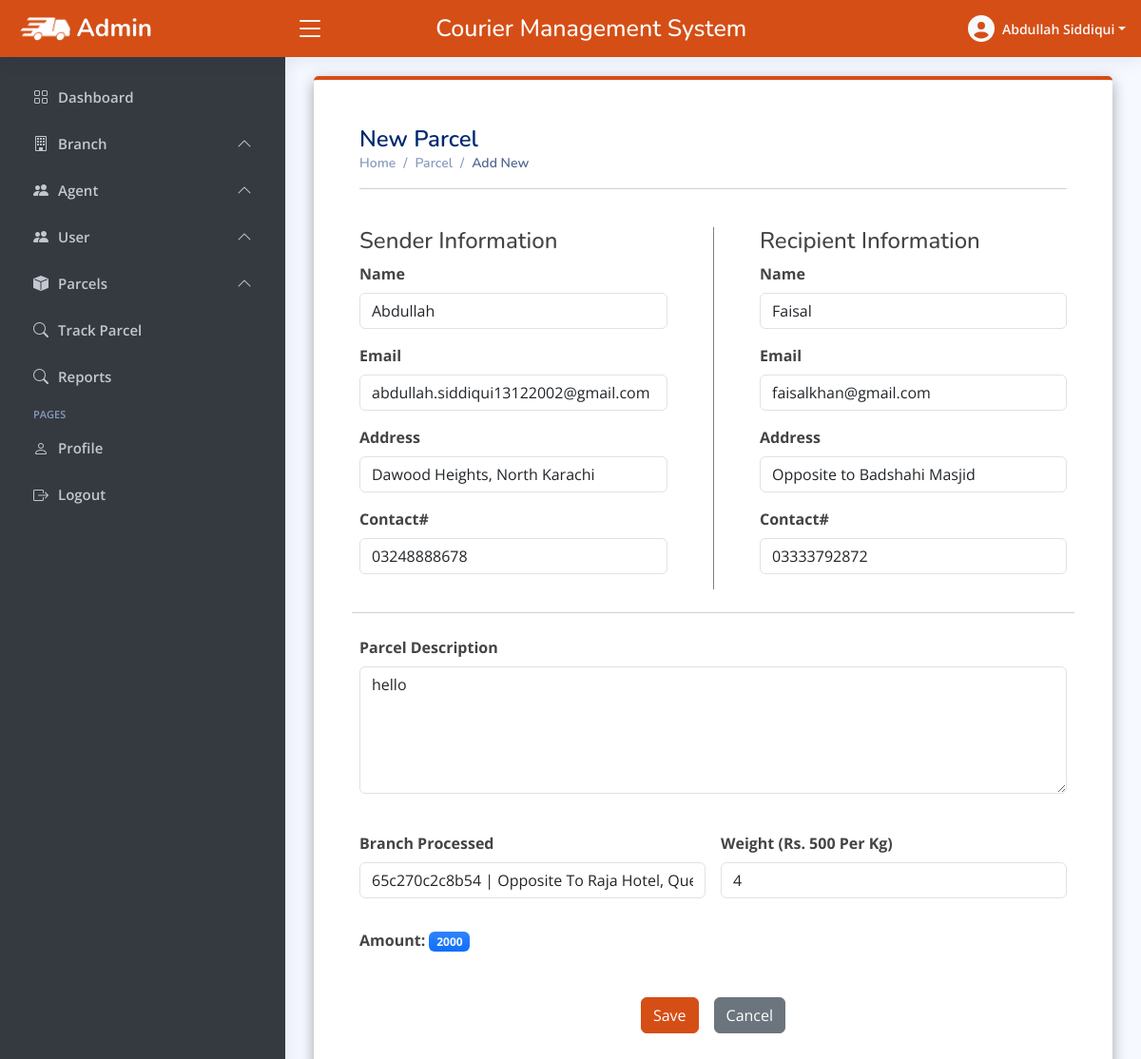
The page /admin/update_parcel.php?parcel_id=49 (signed in) on the database its author committed.
### tables this page shows
CREATE TABLE `parcel` (
  `id` int(30) NOT NULL,
  `tracking_id` varchar(255) NOT NULL,
  `sender_name` varchar(255) NOT NULL,
  `sender_email` varchar(255) NOT NULL,
  `sender_address` text NOT NULL,
  `sender_contact` varchar(255) NOT NULL,
  `recipient_name` varchar(255) NOT NULL,
  `recipient_email` varchar(255) NOT NULL,
  `recipient_address` text NOT NULL,
  `recipient_contact` varchar(255) NOT NULL,
  `parcel_description` text NOT NULL,
  `branch_id` int(11) NOT NULL,
  `agent_id` int(11) NOT NULL,
  `parcel_status` int(11) NOT NULL DEFAULT 1,
  `weight` int(30) NOT NULL,
  `amount` int(30) NOT NULL,
  `date_created` datetime NOT NULL DEFAULT current_timestamp()
);

### admin/update_parcel.php (the view, shortened to what this page needs)
<?php
if(isset($_SESSION['email'])){
    if($_GET['parcel_id']){
        include("header.php");
include("topbar.php");
include("sidebar.php");
require("../include/connection.php");
      $parcel_id=$_GET['parcel_id'];
    $getdata="SELECT * FROM `parcel` WHERE id='$parcel_id';";
    $result=mysqli_query($connection, $getdata) or die("fail to run query");
    if(mysqli_num_rows($result) == 1){
$row=mysqli_fetch_assoc($result);
 $sender_name = $row["sender_name"];
 $sender_email = $row["sender_email"];
 $sender_address = $row["sender_address"];
 $sender_contact = $row["sender_contact"];
 $recipient_name = $row["recipient_name"];
 $recipient_email = $row["recipient_email"];
 $recipient_address = $row["recipient_address"];
 $recipient_contact = $row["recipient_contact"];
 $parcel_description = $row["parcel_description"];
 $branch_id = $row["branch_id"];
 $weight = $row["weight"];
 $amount = $row["amount"];
      ?>
      <head>
  </head>
<main id="main" class="main">
<section class="p-5" style="background-color: white; border-top: 4px solid #D54E16; border-radius: 5px; box-shadow: rgba(0, 0, 0, 0.35) 0px 5px 15px;">
<div class="pagetitle">
  <h1>New Parcel</h1>
  <nav>
    <ol class="breadcrumb">
      <li class="breadcrumb-item"><a href="index.html">Home</a></li>
      <li class="breadcrumb-item">Parcel</li>
      <li class="breadcrumb-item active">Add New</li>
    </ol>
  </nav>
  <hr>
</div>
<section class="section my-5">
  <form class="row g-3"  method="post" action="update_parceldata.php">
    <div class="col-md-6 my-2 pe-5">
      <h4>Sender Information</h4>
      <label for="sender_name" class="form-label">Name</label>
      <input type="text" name="sender_name" class="form-control mb-3" value="<?php echo $sender_name ?>" >
      <label for="sender_email" class="form-label">Email</label>
      <input type="text" name="sender_email" class="form-control mb-3" value="<?php echo $sender_email ?>" >
      <label for="sender_address" class="form-label">Address</label>
      <input type="text" name="sender_address" class="form-control mb-3" value="<?php echo $sender_address ?>" >
      <label for="sender_contact" class="form-label">Contact#</label>
      <input type="text" name="sender_contact" class="form-control mb-3" value="<?php echo $sender_contact ?>" >
    </div>
    <div class="col-md-6 my-2 ps-5" style="border-left: 1px solid gray;">
      <h4>Recipient Information</h4>
      <label for="recipient_name" class="form-label">Name</label>
      <input type="text" name="recipient_name" class="form-control  mb-3" value="<?php echo $recipient_name ?>" >
      <label for="recipient_email" class="form-label">Email</label>
      <input type="text" name="recipient_email" class="form-control mb-3" value="<?php echo $recipient_email ?>" >
      <label for="recipient_address" class="form-label">Address</label>
      <input type="text" name="recipient_address" class="form-control  mb-3" value="<?php echo $recipient_address ?>" >
      <label for="recipient_contact" class="form-label">Contact#</label>
      <input type="text" name="recipient_contact" class="form-control  mb-3" value="<?php echo $recipient_contact ?>" >
    </div>
    <hr>
    <div class="col-md-12 my-2">
      <label for="parcel_description" class="form-label">Parcel Description</label>
      <textarea class="form-control mb-3" name="parcel_description" rows="5" placeholder="Enter parcel description" ><?php echo  $parcel_description ?></textarea>
    </div>
    <div class="col-md-6">
            <label for="" class="form-label">Branch Processed</label>
            <select name="branch_id" id="" class="form-control select2" >
            <?php
                    $read_updateid = "SELECT *,concat(street,', ',city,', ',state,', ',zip_code,', ',country) as address FROM branches where id = '$branch_id';";
                    $result_updateid = mysqli_query($connection,$read_updateid);
                    if($result_updateid){
                       if(mysqli_num_rows($result_updateid) > 0){
                         while($row_updateid = mysqli_fetch_assoc($result_updateid)){
                            echo "<option value=".$row_updateid['id'].">".$row_updateid['branch_code']." | ".(ucwords($row_updateid['address']))."</option>";
                         }
                       }
                   }
                    ?>
            </select>
          </div>
    <div class="col-md-6">
    <label for="weight" class="form-label">Weight (Rs. 500 Per Kg)</label>
      <input type="number" name="weight" class="form-control mb-3"  placeholder="Enter Weight in Kg" id="weight" value="<?php echo $weight ?>">
    </div>
    <div class="col-md-6">
      <span class="fw-bold">Amount: </span>
    <span class='badge text-bg-primary bg-gradient text-light' id="amount"><?php echo $amount ?></span>
    </div>
    <div class="d-flex w-100 justify-content-center align-items-center mt-5">
            <input type="submit" class="btn btn-success mx-2" name="save_parcel" value="Save">
            <a class="btn btn-secondary mx-2" href="parcel_list.php?status=All">Cancel</a>
        </div>
  </form>
</section>
</section>
</main>
    <?php
    }
    include("footer.php");
    }
    else{
      header("location: parcel_list.php?status=All");
    }
}
else{
  header("location: login.php");
}
      ?>

### admin/topbar.php (shortened to what this page needs)
<?php
include("header.php");
require("../include/connection.php");
$read = "SELECT * FROM `admin`;";
$result_read = mysqli_query($connection,$read);
if($result_read){
    $row = mysqli_fetch_assoc($result_read);
    $firstname = $row["firstname"];
    $lastname = $row["lastname"];
}
?>
<head>
<link rel="stylesheet" href="https://cdnjs.cloudflare.com/ajax/libs/sweetalert2/11.0.18/sweetalert2.min.css" />
</head>
<header id="header" class="header fixed-top d-flex align-items-center">
<div class="d-flex align-items-center justify-content-between">
  <a href="index.php" class="logo d-flex align-items-center">
    <img src="assets/EXpress Delivery (5).png" alt="">
    <span class="d-none d-lg-block text-light">Admin</span>
  </a>
  <i class="bi bi-list toggle-sidebar-btn text-light"></i>
</div>
<div class="mx-auto mt-2">
  <h2 class="heading">Courier Management System</h2>
</div>
<nav class="header-nav ms-auto">
  <ul class="d-flex align-items-center">
    <li class="nav-item dropdown pe-3">
      <a class="nav-link nav-profile d-flex align-items-center pe-0" href="#" data-bs-toggle="dropdown">
      <i class="fa-solid fa-circle-user fs-3 text-light"></i>
        <span class="d-none d-md-block dropdown-toggle ps-2 text-light"><?= $firstname.' '.$lastname ?></span>
      </a>
    </li>
  </ul>
</nav>
</header>

### admin/assets/css/style.css (style rules this page uses)
:root { scroll-behavior: smooth; }
body { font-family: "Open Sans", sans-serif; background: #f6f9ff; color: #444444; }
a { color: #4154f1; text-decoration: none; }
h1, h2, h3, h4, h5, h6 { font-family: "Nunito", sans-serif; }
#main { margin-top: 60px; padding: 20px 30px; transition: all 0.3s; }
.pagetitle { margin-bottom: 10px; }
.pagetitle h1 { font-size: 24px; margin-bottom: 0; font-weight: 600; color: #012970; }
.breadcrumb { font-size: 14px; font-family: "Nunito", sans-serif; color: #899bbd; font-weight: 600; }
.breadcrumb a { color: #899bbd; transition: 0.3s; }
.breadcrumb .breadcrumb-item::before { color: #899bbd; }
.breadcrumb .active { color: #51678f; font-weight: 600; }
.logo { line-height: 1; }
@media (min-width: 1200px) { .logo { width: 280px; } }
.logo img { max-height: 26px; margin-right: 6px; }
.logo span { font-size: 26px; font-weight: 700; color: #012970; font-family: "Nunito", sans-serif; }
.header { transition: all 0.5s; z-index: 997; height: 60px; box-shadow: 0px 2px 20px rgba(1, 41, 112, 0.1); background-color: #fff; padding-left: 20px; }
.header .toggle-sidebar-btn { font-size: 32px; padding-left: 10px; cursor: pointer; color: #012970; }
.header-nav ul { list-style: none; }
.header-nav>ul { margin: 0; padding: 0; }
.header-nav .nav-profile { color: #012970; }
.header-nav .nav-profile span { font-size: 14px; font-weight: 600; }
@media (min-width: 1200px) { #main, #footer { margin-left: 300px; } }

### admin/topbar.php (style rules this page uses)
.heading { font-size: 25px; }
header, .top-drop { background-color: #D54E16 !important; color: white !important; }

### admin/update_parcel.php (style rules this page uses)
label { font-weight: bold; }
.btn-primary, .btn-success { color: #FFFFFF !important; background-color: #D54E16 !important; border-color: #D54E16 !important; }

### rows shown on the page
parcel: sender_name "Abdullah", sender_email "abdullah.siddiqui13122002@gmail.com", sender_address "Dawood Heights, North Karachi", sender_contact "03248888678", recipient_name "Faisal", recipient_email "faisalkhan@gmail.com", recipient_address "Opposite to Badshahi Masjid", recipient_contact "03333792872", parcel_description "hello", weight "4", amount "2000"

### other values the page prints
$firstname "Abdullah"
$lastname "Siddiqui"
form field branch_id "65c270c2c8b54 | Opposite To Raja Hotel, Queeta, Balochistan, 678954, Pakistan"
